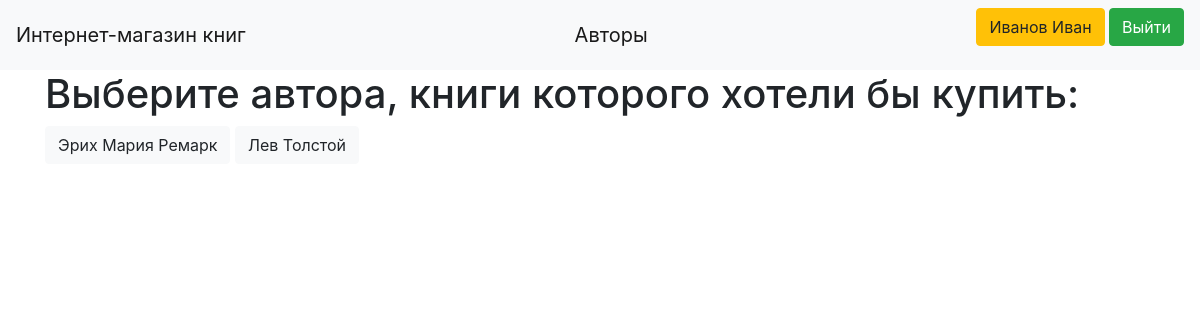
The app's page /list_of_authors (signed in) with its own data.
### data/users.py (models this page shows, shortened)
class User(SqlAlchemyBase, UserMixin, SerializerMixin):
    __tablename__ = 'users'
    id = sqlalchemy.Column(sqlalchemy.Integer, primary_key=True, autoincrement=True)
    name = sqlalchemy.Column(sqlalchemy.String, nullable=True)
    phone = sqlalchemy.Column(sqlalchemy.Integer, unique=True, nullable=True)
    hashed_password = sqlalchemy.Column(sqlalchemy.String, nullable=True)
    shopping_cart = sqlalchemy.Column(sqlalchemy.String, nullable=True)

### data/author.py (models this page shows)
class Author(SqlAlchemyBase, SerializerMixin):
    __tablename__ = 'author'
    id = sqlalchemy.Column(sqlalchemy.Integer, primary_key=True, autoincrement=True)
    name = sqlalchemy.Column(sqlalchemy.String, nullable=True)
    books = orm.relation("Books", back_populates='author')

### main.py (the view)
@app.route('/list_of_authors')
def list_of_authors():
    session = db_session.create_session()
    author = session.query(Author)
    return render_template("list_of_authors.html", author=author)

### data/db_session.py (called while the page is built)
def create_session() -> Session:
    global __factory
    return __factory()

### main.py (called while the page is built)
@login_manager.user_loader
def load_user(user_id):
    session = db_session.create_session()
    return session.query(User).get(user_id)

### templates/list_of_authors.html
{% extends "base.html" %}
{% block content %}
<h1>Выберите автора, книги которого хотели бы купить:</h1>
{% for item in author %}
<a class="btn btn-light" href="/books/{{ item.id }}">{{ item.name }}</a>
{% endfor %}
{% endblock %}

### templates/base.html (shortened to what this page needs)
<!doctype html>
<html lang="en">
<head>
    <link rel="stylesheet"
          href="https://stackpath.bootstrapcdn.com/bootstrap/4.4.1/css/bootstrap.min.css"
>
</head>
<body>
<header>
    <nav class="navbar navbar-light bg-light">
        <a class="navbar-brand" href="/">Интернет-магазин книг</a>
        <a class="navbar-brand" href="/list_of_authors">Авторы</a>
        {% if current_user.is_authenticated %}
        <p>
            <a class="btn btn-warning" href="/shopping_cart">{{ current_user.name }}</a>
            <a class="btn btn-success" href="/logout">Выйти</a>
        </p>
{% else %}
    <p>
        <a class="btn btn-primary " href="/register">Зарегистрироваться</a>
        <a class="btn btn-success" href="/login">Войти</a>
    </p>
{% endif %}
    </nav>
</header>
<main role="main" class="container">
    {% block content %}{% endblock %}
</main>
</body>
</html>

### records on screen
User: name "Иванов Иван"
Author: name "Эрих Мария Ремарк"
Author: name "Лев Толстой"
